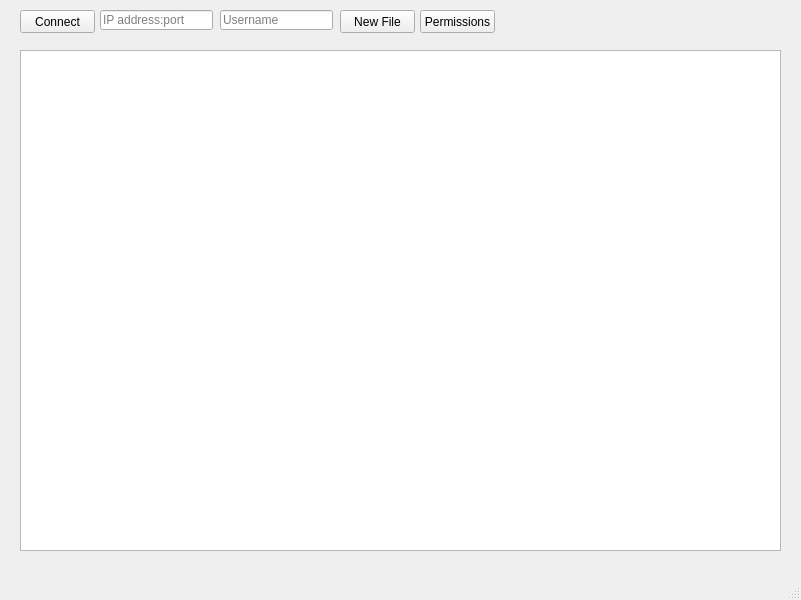
<?xml version="1.0" encoding="UTF-8"?>
<ui version="4.0">
 <class>MainWindow</class>
 <widget class="QMainWindow" name="MainWindow">
  <property name="geometry">
   <rect>
    <x>0</x>
    <y>0</y>
    <width>801</width>
    <height>600</height>
   </rect>
  </property>
  <property name="windowTitle">
   <string>MainWindow</string>
  </property>
  <widget class="QWidget" name="centralwidget">
   <widget class="QPlainTextEdit" name="main_text_edit">
    <property name="geometry">
     <rect>
      <x>20</x>
      <y>50</y>
      <width>761</width>
      <height>501</height>
     </rect>
    </property>
   </widget>
   <widget class="QPushButton" name="connect_btn">
    <property name="geometry">
     <rect>
      <x>20</x>
      <y>10</y>
      <width>75</width>
      <height>23</height>
     </rect>
    </property>
    <property name="text">
     <string>Connect</string>
    </property>
   </widget>
   <widget class="QPushButton" name="newfile_btn">
    <property name="geometry">
     <rect>
      <x>340</x>
      <y>10</y>
      <width>75</width>
      <height>23</height>
     </rect>
    </property>
    <property name="text">
     <string>New File</string>
    </property>
   </widget>
   <widget class="QPushButton" name="perm_btn">
    <property name="geometry">
     <rect>
      <x>420</x>
      <y>10</y>
      <width>75</width>
      <height>23</height>
     </rect>
    </property>
    <property name="text">
     <string>Permissions</string>
    </property>
   </widget>
   <widget class="QLineEdit" name="IP_edit">
    <property name="geometry">
     <rect>
      <x>100</x>
      <y>10</y>
      <width>113</width>
      <height>20</height>
     </rect>
    </property>
    <property name="inputMask">
     <string/>
    </property>
    <property name="text">
     <string/>
    </property>
    <property name="placeholderText">
     <string>IP address:port</string>
    </property>
   </widget>
   <widget class="QLineEdit" name="user_edit">
    <property name="geometry">
     <rect>
      <x>220</x>
      <y>10</y>
      <width>113</width>
      <height>20</height>
     </rect>
    </property>
    <property name="placeholderText">
     <string>Username</string>
    </property>
   </widget>
  </widget>
  <widget class="QStatusBar" name="statusbar"/>
 </widget>
 <resources/>
 <connections/>
</ui>
